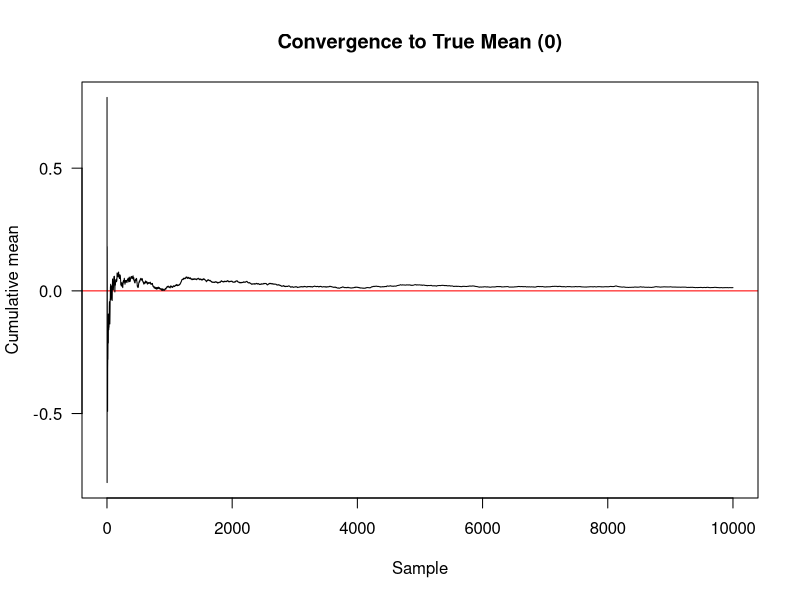
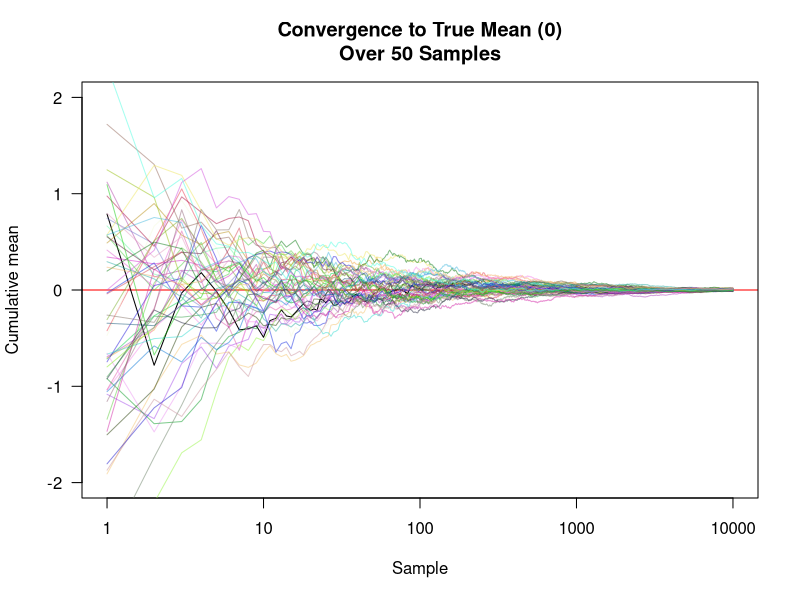

Reproduce these figures in R, in order.
## This code was largely adapted from part of nicer's MCMC code
# Set our parameters
m <- 0 # mean
s <- 1 # standard deviation

# Now sample from this distribution (mean = 0; sd = 1)
set.seed(37738) # can be anything you want; tells where to begin/return
samples <- rnorm(10000, m, s) # the `rnorm` function simply generates a random sample from a normal distribution

# Let's check the mean from our sample
mean(samples) # it is very close to the true mean we previously set (0)

# Let's now check the summary statistics for our sample
summary(replicate(1000, mean(rnorm(10000, m, s))))

# Now we can compute the cumulative mean (for element k, the sum of elements 1, 2,..., k, divided by k) by writing a simple function
cummean <- function(x)
  cumsum(x) / seq_along(x)

# Now we can plot the convergence to the true mean
plot(cummean(samples), type="l", xlab="Sample", ylab="Cumulative mean",
     main = "Convergence to True Mean (0)",
     panel.first=abline(h=0, col="red"), las=1) # set the hline at 0 for comparison

# Here are another 50 random samples on the same plot to see the same pattern (convergence to the true mean of 0) 
set.seed(5523)
plot(cummean(samples), type="l", xlab="Sample", ylab="Cumulative mean",
     main = "Convergence to True Mean (0)\nOver 50 Samples",
     ylim = c(-2,2), # set wider limit for y axis to center the samples in the plot
     panel.first=abline(h=0, col="red"), las=1, log="x") # set the hline at 0 for comparison
for (i in seq_len(50))
  lines(cummean(rnorm(10000, m, s)),
        col=rgb(runif(1), runif(1), runif(1), .5))

# Change the parameter values and repeat the steps above to see how the samples change accordingly 
# (e.g., changing m to 2 will shift all samples to converge to 2 as this is the "true mean", 
# increasing sd values will shift the sample mean given wider variance, and so on.)
